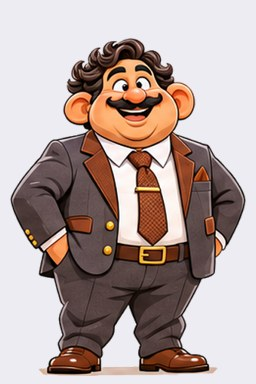
#> input picture apps/animation_studio/studio/skilllab/characters/director_2d.jpg, 256 x 384 px
$ python -i compose.py   (imports and definitions only)
#> lines starting #> are read from the running program, lines starting #| are printed output that depends on the picture
#> further down, picture is the input picture: PIL image 256x384 RGB; mean R, G, B 180, 163.1, 159.3
"""Puts one of the ready-made 2D characters on a scene's backdrop IN CODE, so the character in every scene is exactly the character you picked
(same face, hair, suit) and never depends on a picture model following a reference.

characters/<id>/<pose>.png   transparent cut-outs of the character from his model sheet (all at the same scale, feet at the bottom)
characters/<id>_2d.jpg    the picture shown on the create page

choose() maps a scene's three gestures ("pointing toward the right", "hand on chin, thinking"…) to the poses that character has;
place() stands the chosen pose in the left third of the backdrop with a soft ground shadow, leaving the right half for the paper cards."""
from __future__ import annotations

import io
import math
import random
import re
from functools import lru_cache
from pathlib import Path
from typing import NamedTuple

import numpy as np
from PIL import Image, ImageDraw, ImageEnhance, ImageFilter, ImageOps

DIR = Path(__file__).with_name("characters")
# first match wins; order matters ("holding a phone" before "holding a tablet")
INTENTS = [("phone", r"phone|\bcall"), ("device", r"tablet|laptop|computer|screen|paper|document|read|sketch|writ|napkin|notebook|hold"),
           ("cheer", r"cheer|celebrat|triumph|fist|victory|jump|excit|success|punch"), ("think", r"think|chin|ponder|worr|doubt|stare|puzzl|concern|plan"),
           ("open", r"open|wide|welcom|spread|embrace|greet|proud|shrug"), ("point", r"point|direct|toward|stretch|show|explain|present|chart|gestur")]
CANDIDATES = {"phone": ["call"], "device": ["laptop", "tablet"], "cheer": ["celebrate", "point"], "think": ["think"], "open": ["welcome"],
              "point": ["present", "explain", "point"], "neutral": ["front", "front34"]}
FALLBACK = ["welcome", "front34", "think", "front", "present", "explain"]


def sprites(cid: str) -> dict[str, Path]:
    return {f.stem: f for f in sorted((DIR / cid).glob("*.png"))} if (DIR / cid).is_dir() else {}


def intent(text: str) -> str:
    t = (text or "").lower()
    return next((k for k, rx in INTENTS if re.search(rx, t)), "neutral")


# [19 lines left out: functions choose, _cover, not called in this run]


# ---------------------------------------------------------------- paper-cut look
CREAM = (238, 229, 207)
FPS = 24


# [62 lines left out: functions _grain, paper_bg, torn_frame, not called in this run]


@lru_cache(maxsize=64)
class Spot(NamedTuple):
    """Where the character stands on this scene: across (0-1), how tall he is as a fraction of the frame, whether he is mirrored so he
    faces into the scene, and how far down his feet are."""
    cx: float
    height: float
    mirror: bool
    floor: float


# [62 lines left out: functions layout, _papery, sticker, _ground, place, not called in this run]


def _ease(k: float) -> float:
    k = min(1.0, max(0.0, k))
    return 1 - (1 - k) ** 3


# [120 lines left out: functions scene_frames, too_dull, paper_scene, sheet, not called in this run]


# ---------------------------------------------------------------- is this picture usable at all
def _debar(im: Image.Image, limit: float = 0.34, dark: float = 26.0) -> Image.Image:
    """Cuts black bands off the edges of a picture.

    An edit model handed a letterboxed reference keeps the letterbox and hands it on, so one banded shot early in a
    chain bands every shot after it. Cutting the band off the moment the picture arrives is what stops that spreading.

    A band is found by how bright each edge row or column is on average, not by how flat it is: a band that has been
    through a video encoder is full of ringing noise and is never flat, and an earlier version that insisted on
    flatness cut nothing at all from nine real banded frames. Never more than `limit` of the picture comes off any one
    side, and a picture that is dark all over is left alone -- that is a dull shot, not a band.
    """
#> called with limit = 0.34, dark = 26
    g = im.convert("L")
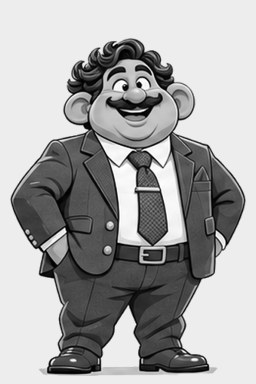
#> g: PIL image 256x384 L; min 0, max 255, mean 167.7
    w, h = g.size
#> w = 256; h = 384
    rows = [sum(g.crop((0, y, w, y + 1)).getdata()) / w for y in range(h)]
#> rows = 384 values, max 237.1 at index 33, min 107.7 at index 202, mean 167.7
    cols = [sum(g.crop((x, 0, x + 1, h)).getdata()) / h for x in range(w)]
#> cols = 256 values, max 237 at index 246, min 99.78 at index 91, mean 167.7

    def edges(v: list[float], n: int) -> tuple[int, int]:
#> called with n = 384
        cap = int(n * limit)
#> cap = 130
        lo = 0
        while lo < cap and v[lo] < dark:
            lo += 1
#> this loop made 0 passes
#> after the loop, lo = 0
        hi = n - 1
#> hi = 383
        while hi > n - 1 - cap and v[hi] < dark:
            hi -= 1
#> after the loop, hi = 383
        return lo, hi

    top, bot = edges(rows, h)
#> top = 0; bot = 383
    left, right = edges(cols, w)
#> left = 0; right = 255
    if (top, left, bot, right) == (0, 0, h - 1, w - 1):
        return im
    if right - left < w * 0.3 or bot - top < h * 0.3:
        return im
    return im.crop((left, top, right + 1, bot + 1))


# [16 lines left out: function fill, not called in this run]


def _thumbprint(raw: bytes, n: int = 16) -> list[int]:
    im = Image.open(io.BytesIO(raw)).convert("L").resize((n, n), Image.LANCZOS)
    return list(im.getdata())


# [7 lines left out: function sameness, not called in this run]


SAME_ENOUGH = 0.94       # below this two shots read as different; above it a viewer sees the same photograph twice


# [8 lines left out: function too_same, not called in this run]

>>> from PIL import Image
>>> picture = Image.open('characters/director_2d.jpg')
>>> result = _debar(picture)
